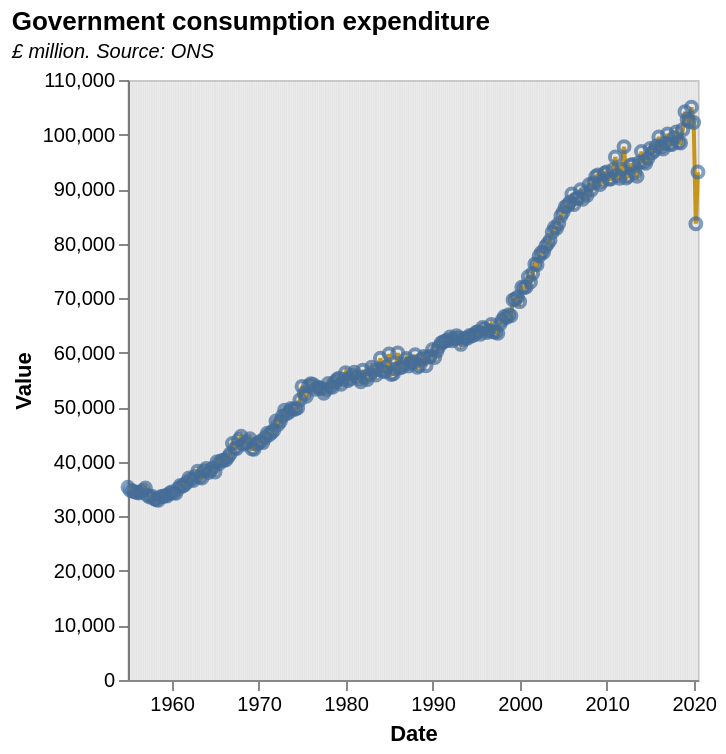

Vega-Lite specification stored for this chart:
### Vega-Lite specification from a JSON file in a GitHub repository (floating-point values rounded to 4 significant figures; data arrays with more than 128 entries replaced by an {"elided": "..."} marker saying what was removed)
{"$schema": "https://vega.github.io/schema/vega-lite/v5.json", "description": "(GI5) UK government consumption expenditure (£m), 1955-2020", "title": {"text": "Government consumption expenditure", "subtitle": "£ million. Source: ONS", "subtitleFontStyle": "italic", "subtitleFontSize": 10, "anchor": "start", "color": "black"}, "data": {"values": {"elided": "263 records"}, "format": {"parse": {"Date": "date"}}}, "height": 300, "width": 285, "encoding": {"x": {"field": "Date", "type": "temporal", "axis": {"grid": false}}}, "layer": [{"encoding": {"y": {"field": "Value", "type": "quantitative", "axis": {"grid": false}}}, "layer": [{"mark": {"type": "line", "color": "goldenrod"}}, {"mark": "point"}]}, {"mark": "rule", "encoding": {"opacity": {"value": 0.1}, "tooltip": [{"field": "Date", "type": "temporal", "format": "%B, %Y"}, {"field": "Value", "title": "Expenditure", "type": "quantitative", "format": ",.0f"}]}}]}
